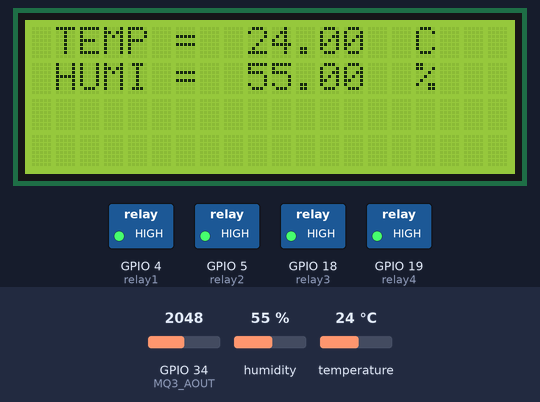
Simulated run of this sketch. Board: ESP32. Parts: 20×4 character LCD, switched loads named in the sketch (green lamp = pin HIGH). Inputs (shaded band) come from the test bench; at power-on: humidity 55 %, temperature 24 °C, GPIO 34 (MQ3_AOUT) = 2048. What the sketch prints to the serial monitor is not drawn.

Above: at 12.9 s.
13.0 s: humidity set to 22 %
At 26.1 s:
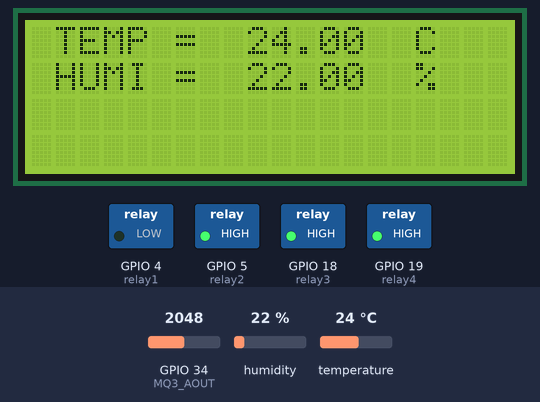
26.8 s: temperature set to 12 °C
At 40.3 s:
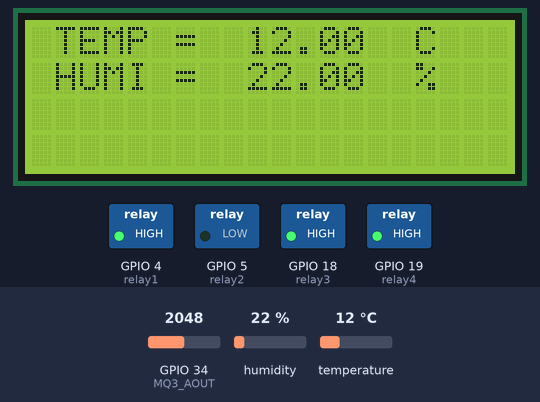
49.0 s: humidity set to 40 %
At 62.5 s:
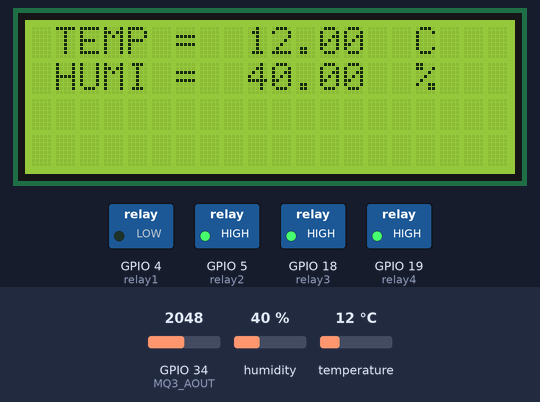
63.0 s: temperature set to 19 °C
At 75.7 s:
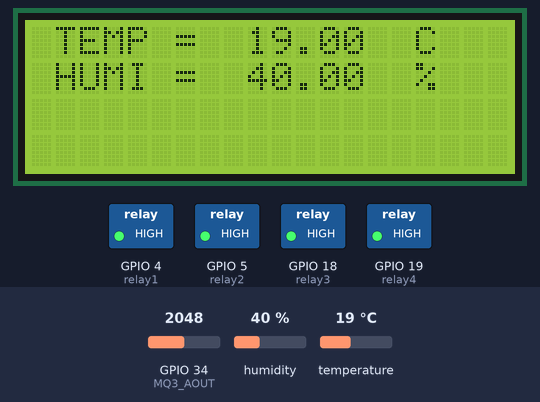
Timing chart, 0 to 76.4 s (numbered marks = the images above; inputs shaded):
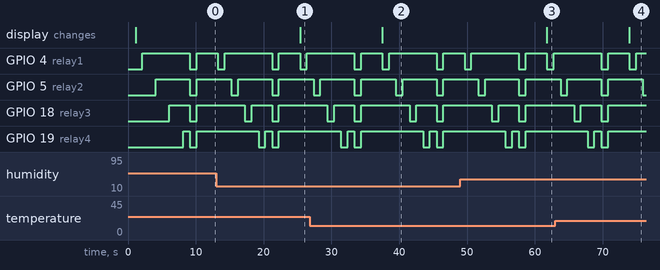

Measured:
- after the input at 13.0 s, the display: changes after 12.4 s (image 1)
- after the input at 26.8 s, the display: changes after 10.7 s (image 2)
- after the input at 49.0 s, the display: changes after 12.8 s (image 3)
- after the input at 63.0 s, the display: changes after 10.9 s (image 4)
- by itself, GPIO 5 (relay2): alternates HIGH for 5.0 s and LOW for 1.0 s

The sketch:

05dht_lcd_relay_mq.ino
```cpp
#include <Wire.h>
#include <LiquidCrystal_I2C.h>  //https://github.com/bugkuska/esp32/raw/main/basic/lcd/LiquidCrystal_i2c.zip
LiquidCrystal_I2C lcd(0x27, 20, 4);

#define MQ3_AOUT 34  // ขา AOUT เชื่อมต่อกับขา ADC (Analog) ของ ESP32
#define VCC 3.3      // แรงดันไฟฟ้าของระบบ (ESP32)
#define RL 10000.0   // ความต้านทานโหลด (10 kΩ)
// ค่า R0 ที่ได้จากการสอบเทียบ
float R0 = 10.0;

#define relay1 4
#define relay2 5
#define relay3 18
#define relay4 19

//dht11,dht22
#include <DHT.h>  //https://github.com/adafruit/DHT-sensor-library
#define DHTPIN 15
#define DHTTYPE DHT11
//#define DHTTYPE DHT22
DHT dht(DHTPIN, DHTTYPE);

void setup() {
  Serial.begin(9600);
  dht.begin();

  pinMode(MQ3_AOUT, INPUT);  // ตั้งขา AOUT เป็น Input

  // กำหนดขา IO4, IO5, IO18, IO19 เป็น OUTPUT
  pinMode(relay1, OUTPUT);
  pinMode(relay2, OUTPUT);
  pinMode(relay3, OUTPUT);
  pinMode(relay4, OUTPUT);

  digitalWrite(relay1, LOW);
  digitalWrite(relay2, LOW);
  digitalWrite(relay3, LOW);
  digitalWrite(relay4, LOW);
}

void loop() {
  float h = dht.readHumidity();
  float t = dht.readTemperature();  // or dht.readTemperature(true) for Fahrenheit

  Serial.print("Temperature:");
  Serial.println(t);
  Serial.print("Humidity:");
  Serial.println(h);
  delay(1000);

  //LCD
  lcd.begin();
  lcd.backlight();
  lcd.setCursor(1, 0);
  lcd.print("TEMP =  ");
  lcd.print(t);
  lcd.print("  C ");

  lcd.setCursor(1, 1);
  lcd.print("HUMI =  ");
  lcd.print(h);
  lcd.print("  % ");

  digitalWrite(relay1, LOW);
  delay(1000);
  digitalWrite(relay1, HIGH);
  delay(1000);

  digitalWrite(relay2, LOW);
  delay(1000);
  digitalWrite(relay2, HIGH);
  delay(1000);

  digitalWrite(relay3, LOW);
  delay(1000);
  digitalWrite(relay3, HIGH);
  delay(1000);

  digitalWrite(relay4, LOW);
  delay(1000);
  digitalWrite(relay4, HIGH);
  delay(1000);

  digitalWrite(relay1, LOW);
  digitalWrite(relay2, LOW);
  digitalWrite(relay3, LOW);
  digitalWrite(relay4, LOW);
  delay(1000);

  digitalWrite(relay1, HIGH);
  digitalWrite(relay2, HIGH);
  digitalWrite(relay3, HIGH);
  digitalWrite(relay4, HIGH);
  delay(1000);

  // อ่านค่าจาก AOUT (สัญญาณ Analog)
  int analogValue = analogRead(MQ3_AOUT);
  float voltage = (analogValue / 4095.0) * VCC;  // แปลงค่า ADC เป็นแรงดันไฟฟ้า

  // คำนวณค่า Rs
  float Rs = RL * ((VCC - voltage) / voltage);

  // คำนวณอัตราส่วน Rs/R0
  float ratio = Rs / R0;

  // คำนวณ ppm (สมการตัวอย่าง)
  float ppm = pow(10, (log10(ratio) - 0.2) / -0.3);

  // คำนวณ %BAC
  float BAC = ppm * 0.00005;

  // แสดงผลใน Serial Monitor
  Serial.print("Analog Value: ");
  Serial.print(analogValue);
  Serial.print(" | Voltage: ");
  Serial.print(voltage, 2);
  Serial.print(" V | Rs: ");
  Serial.print(Rs, 2);
  Serial.print(" | ppm: ");
  Serial.print(ppm, 2);
  Serial.print(" | %BAC: ");
  Serial.println(BAC, 4);

  delay(1000);  // หน่วงเวลา 1 วินาที
}
```
